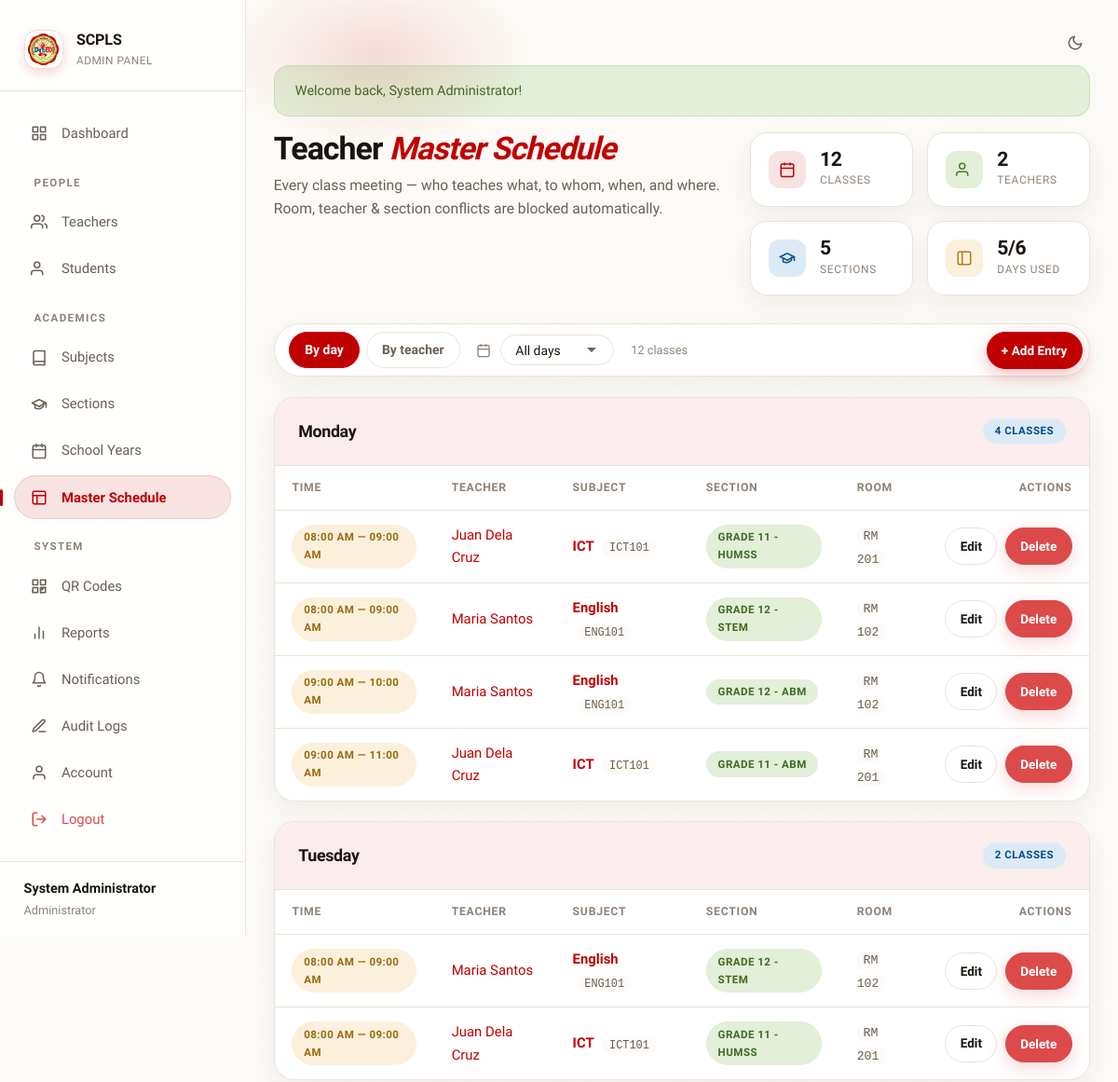
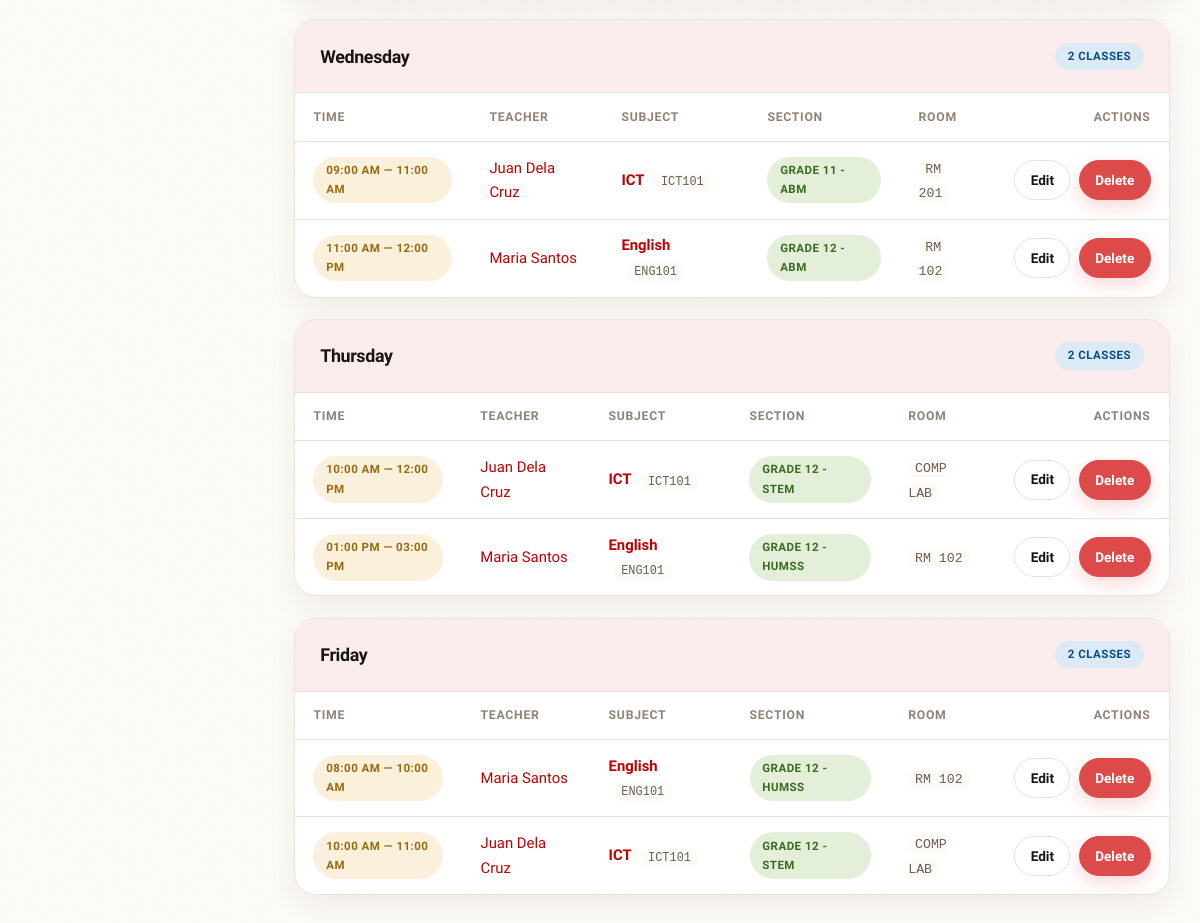
The page /admin/schedule.php (signed in) on the database its author committed (2 pictures, top to bottom).
### tables this page shows
CREATE TABLE users (
  id         INT AUTO_INCREMENT PRIMARY KEY,
  username   VARCHAR(50)  NOT NULL UNIQUE,
  password   VARCHAR(255) NOT NULL,
  full_name  VARCHAR(100) NOT NULL,
  email      VARCHAR(100) DEFAULT NULL,
  role_id    INT          NOT NULL,
  status     TINYINT(1)   NOT NULL DEFAULT 1,
  created_at TIMESTAMP    NOT NULL DEFAULT CURRENT_TIMESTAMP,
  CONSTRAINT fk_user_role FOREIGN KEY (role_id)
    REFERENCES roles(id) ON UPDATE CASCADE
);

CREATE TABLE schedule_entries (
  id          INT AUTO_INCREMENT PRIMARY KEY,
  teacher_id  INT  NOT NULL,
  subject_id  INT  NOT NULL,
  section_id  INT  NOT NULL,
  semester_id INT  NOT NULL,
  day_of_week ENUM('Monday','Tuesday','Wednesday','Thursday','Friday','Saturday') NOT NULL,
  start_time  TIME NOT NULL,
  end_time    TIME NOT NULL,
  room        VARCHAR(50) DEFAULT NULL,
  status      TINYINT(1)  NOT NULL DEFAULT 1,
  created_at  TIMESTAMP   NOT NULL DEFAULT CURRENT_TIMESTAMP,
  CONSTRAINT fk_schedule_teacher  FOREIGN KEY (teacher_id)
    REFERENCES teachers(id) ON UPDATE CASCADE,
  CONSTRAINT fk_schedule_subject  FOREIGN KEY (subject_id)
    REFERENCES subjects(id) ON UPDATE CASCADE,
  CONSTRAINT fk_schedule_section  FOREIGN KEY (section_id)
    REFERENCES sections(id) ON UPDATE CASCADE,
  CONSTRAINT fk_schedule_semester FOREIGN KEY (semester_id)
    REFERENCES semesters(id) ON UPDATE CASCADE
);

CREATE TABLE teachers (
  id          INT AUTO_INCREMENT PRIMARY KEY,
  user_id     INT          NOT NULL UNIQUE,
  employee_id VARCHAR(20)  DEFAULT NULL UNIQUE,
  first_name  VARCHAR(50)  NOT NULL,
  last_name   VARCHAR(50)  NOT NULL,
  status      TINYINT(1)   NOT NULL DEFAULT 1,
  created_at  TIMESTAMP    NOT NULL DEFAULT CURRENT_TIMESTAMP,
  CONSTRAINT fk_teacher_user FOREIGN KEY (user_id)
    REFERENCES users(id) ON DELETE CASCADE ON UPDATE CASCADE
);

CREATE TABLE subjects (
  id          INT AUTO_INCREMENT PRIMARY KEY,
  name        VARCHAR(100) NOT NULL,
  code        VARCHAR(20)  DEFAULT NULL UNIQUE,
  description TEXT         DEFAULT NULL,
  status      TINYINT(1)   NOT NULL DEFAULT 1,
  created_at  TIMESTAMP    NOT NULL DEFAULT CURRENT_TIMESTAMP
);

CREATE TABLE sections (
  id           INT AUTO_INCREMENT PRIMARY KEY,
  name         VARCHAR(100) NOT NULL,
  grade_level  VARCHAR(20)  NOT NULL,
  track_strand VARCHAR(100) DEFAULT NULL,
  status       TINYINT(1)   NOT NULL DEFAULT 1,
  created_at   TIMESTAMP    NOT NULL DEFAULT CURRENT_TIMESTAMP
);

### public/admin/schedule.php (the view, shortened to what the rows shown need)
<?php
$action = $_GET['action'] ?? 'list';
$id = (int)($_GET['id'] ?? ($_POST['id'] ?? 0));
$teachers = db()->query("SELECT id, first_name, last_name, employee_id FROM teachers WHERE status = 1 ORDER BY first_name")->fetchAll();
$subjects = db()->query("SELECT id, name, code FROM subjects WHERE status = 1 ORDER BY name")->fetchAll();
$sections = db()->query("SELECT id, name, grade_level FROM sections WHERE status = 1 ORDER BY name")->fetchAll();
$semesters = db()->query("SELECT s.id, s.name, sy.name as sy_name FROM semesters s JOIN school_years sy ON s.school_year_id = sy.id WHERE s.is_current = 1 ORDER BY s.created_at DESC")->fetchAll();
if (empty($semesters)) {
    $semesters = db()->query("SELECT s.id, s.name, sy.name as sy_name FROM semesters s JOIN school_years sy ON s.school_year_id = sy.id ORDER BY s.created_at DESC LIMIT 1")->fetchAll();
} else {
    $otherSemesters = db()->query("SELECT s.id, s.name, sy.name as sy_name FROM semesters s JOIN school_years sy ON s.school_year_id = sy.id WHERE s.is_current = 0 ORDER BY s.created_at DESC")->fetchAll();
    $semesters = array_merge($semesters, $otherSemesters);
}
$days = ['Monday', 'Tuesday', 'Wednesday', 'Thursday', 'Friday', 'Saturday'];
if ($action === 'add' || ($action === 'edit' && $id > 0)) {
    $entry = [
        'teacher_id' => 0, 'subject_id' => 0, 'section_id' => 0, 'semester_id' => 0,
        'day_of_week' => 'Monday', 'start_time' => '08:00', 'end_time' => '09:00', 'room' => ''
    ];
    if ($action === 'edit') {
        $stmt = db()->prepare("SELECT * FROM schedule_entries WHERE id = ?"); $stmt->execute([$id]); $entry = $stmt->fetch();
        if (!$entry) { flash('error', 'Entry not found.'); redirect('/admin/schedule.php'); }
    }
    foreach ($entry as $k => $v) {
        $old = old($k);
        if ($old) $entry[$k] = $old;
    }
    $isEdit = $action === 'edit';
?>
    <div class="card form-card">
        <div class="card-header"><h3><?= $isEdit ? 'Edit Schedule Entry' : 'New Schedule Entry' ?></h3><a href="/admin/schedule.php" class="btn btn-outline btn-sm">Back to Schedule</a></div>
        <div class="card-body">
            <form method="POST">
                <input type="hidden" name="submit_action" value="<?= $isEdit ? 'edit' : 'add' ?>">
                <?= csrf_field() ?>
                <div class="form-row">
                    <div class="form-group">
                        <label for="teacher_id">Teacher</label>
                        <select id="teacher_id" name="teacher_id" class="form-control" required>
                            <option value="">-- Select Teacher --</option>
                            <?php foreach ($teachers as $t): ?>
                                <option value="<?= $t['id'] ?>" <?= (int)$entry['teacher_id'] === (int)$t['id'] ? 'selected' : '' ?>>
                                    <?= h($t['first_name'] . ' ' . $t['last_name']) ?> (<?= h($t['employee_id']) ?>)
                                </option>
                            <?php endforeach; ?>
                        </select>
                    </div>
                    <div class="form-group">
                        <label for="subject_id">Subject</label>
                        <select id="subject_id" name="subject_id" class="form-control" required>
                            <option value="">-- Select Subject --</option>
                            <?php foreach ($subjects as $sub): ?>
                                <option value="<?= $sub['id'] ?>" <?= (int)$entry['subject_id'] === (int)$sub['id'] ? 'selected' : '' ?>>
                                    <?= h($sub['name']) ?> (<?= h($sub['code']) ?>)
                                </option>
                            <?php endforeach; ?>
                        </select>
                    </div>
                </div>
                <div class="form-row">
                    <div class="form-group">
                        <label for="section_id">Section</label>
                        <select id="section_id" name="section_id" class="form-control" required>
                            <option value="">-- Select Section --</option>
                            <?php foreach ($sections as $sec): ?>
                                <option value="<?= $sec['id'] ?>" <?= (int)$entry['section_id'] === (int)$sec['id'] ? 'selected' : '' ?>>
                                    <?= h($sec['name']) ?>
                                </option>
                            <?php endforeach; ?>
                        </select>
                    </div>
                    <div class="form-group">
                        <label for="semester_id">Semester</label>
                        <select id="semester_id" name="semester_id" class="form-control" required>
                            <option value="">-- Select Semester --</option>
                            <?php foreach ($semesters as $sem): ?>
                                <option value="<?= $sem['id'] ?>" <?= (int)$entry['semester_id'] === (int)$sem['id'] ? 'selected' : '' ?>>
                                    <?= h($sem['name']) ?> (<?= h($sem['sy_name']) ?>)
                                </option>
                            <?php endforeach; ?>
                        </select>
                    </div>
                </div>
                <div class="form-row">
                    <div class="form-group">
                        <label for="day_of_week">Day</label>
                        <select id="day_of_week" name="day_of_week" class="form-control" required>
                            <?php foreach ($days as $d): ?>
                                <option value="<?= $d ?>" <?= $entry['day_of_week'] === $d ? 'selected' : '' ?>><?= $d ?></option>
                            <?php endforeach; ?>
                        </select>
                    </div>
                    <div class="form-group">
                        <label for="start_time">Start Time</label>
                        <input type="time" id="start_time" name="start_time" class="form-control"
                               value="<?= h(substr($entry['start_time'], 0, 5)) ?>" required>
                    </div>
                    <div class="form-group">
                        <label for="end_time">End Time</label>
                        <input type="time" id="end_time" name="end_time" class="form-control"
                               value="<?= h(substr($entry['end_time'], 0, 5)) ?>" required>
                    </div>
                    <div class="form-group">
                        <label for="room">Room</label>
                        <input type="text" id="room" name="room" class="form-control" value="<?= h($entry['room']) ?>" placeholder="e.g. RM 201">
                    </div>
                </div>
                <div class="form-actions">
                    <button type="submit" class="btn btn-primary"><?= $isEdit ? 'Update Entry' : 'Create Entry' ?></button>
                    <a href="/admin/schedule.php" class="btn btn-outline">Cancel</a>
                </div>
            </form>
        </div>
    </div>
<?php
} else {
    $where = ''; $params = [];
    $viewTeacher = ($_GET['view'] ?? '') === 'teacher';
    $stmt = db()->prepare("
        SELECT se.*, t.first_name as teacher_first, t.last_name as teacher_last,
               s.name as subject_name, s.code as subject_code,
               sec.name as section_name, sec.grade_level
        FROM schedule_entries se
        JOIN teachers t ON se.teacher_id = t.id
        JOIN subjects s ON se.subject_id = s.id
        JOIN sections sec ON se.section_id = sec.id
        $where
        ORDER BY FIELD(se.day_of_week, 'Monday','Tuesday','Wednesday','Thursday','Friday','Saturday'), se.start_time ASC
    ");
    $stmt->execute($params); $entries = $stmt->fetchAll();
    $grouped = [];
    foreach ($entries as $e) {
        $key = $viewTeacher ? ($e['teacher_first'] . ' ' . $e['teacher_last']) : $e['day_of_week'];
        $grouped[$key][] = $e;
    }
?>
<div class="page-intro">
    <div class="page-intro-main">
        <h1>Teacher <em>Master Schedule</em></h1>
    </div>
</div>
<?php if (empty($entries)): ?>
    <div class="card">
        <div class="card-body">
            <div class="empty-state" style="padding: 3rem 1rem;">
                <div class="empty-icon"><svg width="48" height="48" viewBox="0 0 24 24" fill="none" stroke="currentColor" stroke-width="1.5"><rect x="3" y="4" width="18" height="18" rx="2"/><line x1="16" y1="2" x2="16" y2="6"/><line x1="8" y1="2" x2="8" y2="6"/><line x1="3" y1="10" x2="21" y2="10"/></svg></div>
                <h3>No schedule entries</h3>
                <p>The master schedule is empty. Define class meetings so teachers can take attendance.</p>
                <a href="/admin/schedule.php?action=add" class="btn btn-primary btn-sm" style="margin-top:0.75rem;">Create First Entry</a>
            </div>
        </div>
    </div>
<?php else: ?>
    <?php foreach ($grouped as $groupName => $groupEntries): ?>
        <div class="card overflow-hidden" style="margin-bottom:1.25rem;">
            <div class="card-header tinted">
                <h3 style="font-family: var(--font-display); font-size:1.05rem; font-weight: 800; letter-spacing: -0.02em;"><?= h($groupName) ?></h3>
                <span class="badge badge-info"><?= count($groupEntries) ?> <?= count($groupEntries)===1?'class':'classes' ?></span>
            </div>
            <div class="card-body p-0">
                <div class="table-responsive">
                    <table class="table">
                        <thead>
                            <tr>
                                <th>Time</th><?php if (!$viewTeacher): ?><th>Teacher</th><?php endif; ?><th>Subject</th><th>Section</th><th>Room</th><th style="text-align:right;">Actions</th>
                            </tr>
                        </thead>
                        <tbody>
                            <?php foreach ($groupEntries as $e): ?>
                                <tr>
                                    <td><span class="badge badge-warning" style="font-variant-numeric: tabular-nums;"><?= format_time($e['start_time']) ?> — <?= format_time($e['end_time']) ?></span></td>
                                    <?php if (!$viewTeacher): ?><td><a href="/admin/teachers.php?search=<?= urlencode($e['teacher_first'] . ' ' . $e['teacher_last']) ?>"><?= h($e['teacher_first'] . ' ' . $e['teacher_last']) ?></a></td><?php endif; ?>
                                    <td><a href="/admin/subject.php?id=<?= (int)$e['subject_id'] ?>"><strong><?= h($e['subject_name']) ?></strong></a> <code style="font-size:0.70rem; margin-left:0.35rem;"><?= h($e['subject_code']) ?></code></td>
                                    <td><a href="/admin/sections.php?search=<?= urlencode($e['section_name']) ?>"><span class="badge badge-success"><?= h($e['section_name']) ?></span></a></td>
                                    <td><?= $e['room'] ? '<code>'.h($e['room']).'</code>' : '<span class="text-muted">—</span>' ?></td>
                                    <td style="text-align:right;">
                                        <div class="flex gap-1" style="justify-content:flex-end;">
                                            <a href="/admin/schedule.php?action=edit&id=<?= $e['id'] ?>" class="btn btn-sm btn-outline">Edit</a>
                                            <form method="POST" style="display:inline;" onsubmit="return confirm('Delete this entry?')">
                                                <button type="submit" class="btn btn-sm btn-danger">Delete</button>
                                            </form>
                                        </div>
                                    </td>
                                </tr>
                            <?php endforeach; ?>
                        </tbody>
                    </table>
                </div>
            </div>
        </div>
    <?php endforeach; ?>
<?php endif; ?>
<?php
}
$slot = ob_get_clean();
include __DIR__ . '/../../includes/layouts/admin-layout.php';
?>

### includes/layouts/admin-layout.php (shortened to what the rows shown need)
<?php
$user = current_user();
?>
<!DOCTYPE html>
<html lang="en" data-theme="light" class="no-js">
<head>
    <link rel="stylesheet" href="/assets/css/style.css?v=20261014">
</head>
<body>
    <div class="layout">
        <aside class="sidebar">
            <div class="sidebar-footer">
                <span class="user-name"><?= h($user['full_name'] ?? 'Admin') ?></span>
                <span class="user-role">Administrator</span>
            </div>
        </aside>
        <main class="main-content">
            <div class="reveal">
                <?= $slot ?? '' ?>
            </div>
        </main>
    </div>
</body>
</html>

### rows shown on the page
users: full_name "System Administrator"
schedule_entries: start_time "08:00 AM", end_time "09:00 AM", teacher.last_name "Juan Dela Cruz", subject.name "ICT", subject.code "ICT101", section.name "GRADE 11 - HUMSS", room "RM 201"
schedule_entries: start_time "08:00 AM", end_time "09:00 AM", teacher.last_name "Maria Santos", subject.name "English", subject.code "ENG101", section.name "GRADE 12 - STEM", room "RM 102"
schedule_entries: start_time "09:00 AM", end_time "10:00 AM", teacher.last_name "Maria Santos", subject.name "English", subject.code "ENG101", section.name "GRADE 12 - ABM", room "RM 102"
schedule_entries: start_time "09:00 AM", end_time "11:00 AM", teacher.last_name "Juan Dela Cruz", subject.name "ICT", subject.code "ICT101", section.name "GRADE 11 - ABM", room "RM 201"
schedule_entries: start_time "08:00 AM", end_time "09:00 AM", teacher.last_name "Maria Santos", subject.name "English", subject.code "ENG101", section.name "GRADE 12 - STEM", room "RM 102"
schedule_entries: start_time "08:00 AM", end_time "09:00 AM", teacher.last_name "Juan Dela Cruz", subject.name "ICT", subject.code "ICT101", section.name "GRADE 11 - HUMSS", room "RM 201"
schedule_entries: start_time "09:00 AM", end_time "11:00 AM", teacher.last_name "Juan Dela Cruz", subject.name "ICT", subject.code "ICT101", section.name "GRADE 11 - ABM", room "RM 201"
schedule_entries: start_time "11:00 AM", end_time "12:00 PM", teacher.last_name "Maria Santos", subject.name "English", subject.code "ENG101", section.name "GRADE 12 - ABM", room "RM 102"
schedule_entries: start_time "10:00 AM", end_time "12:00 PM", teacher.last_name "Juan Dela Cruz", subject.name "ICT", subject.code "ICT101", section.name "GRADE 12 - STEM", room "COMP LAB"
schedule_entries: start_time "01:00 PM", end_time "03:00 PM", teacher.last_name "Maria Santos", subject.name "English", subject.code "ENG101", section.name "GRADE 12 - HUMSS", room "RM 102"
schedule_entries: start_time "08:00 AM", end_time "10:00 AM", teacher.last_name "Maria Santos", subject.name "English", subject.code "ENG101", section.name "GRADE 12 - HUMSS", room "RM 102"
schedule_entries: start_time "10:00 AM", end_time "11:00 AM", teacher.last_name "Juan Dela Cruz", subject.name "ICT", subject.code "ICT101", section.name "GRADE 12 - STEM", room "COMP LAB"

### other values the page prints
config('short_name') "SCPLS"
$success "Welcome back, System Administrator!"
$totalAll "12"
$teachersWithLoad "2"
$sectionsCovered "5"
$daysCovered "5"
count($entries) "12"
$groupName "Monday"
count($groupEntries) "4"
$groupName "Tuesday"
count($groupEntries) "2"
$groupName "Wednesday"
$groupName "Thursday"
$groupName "Friday"
